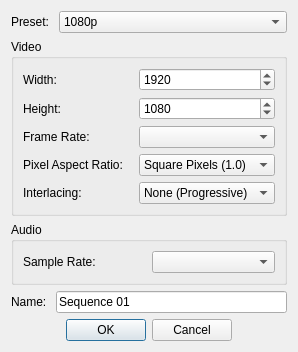
<?xml version="1.0" encoding="UTF-8"?>
<ui version="4.0">
 <class>NewSequenceDialog</class>
 <widget class="QDialog" name="NewSequenceDialog">
  <property name="geometry">
   <rect>
    <x>0</x>
    <y>0</y>
    <width>298</width>
    <height>341</height>
   </rect>
  </property>
  <property name="windowTitle">
   <string>New Sequence</string>
  </property>
  <layout class="QVBoxLayout" name="verticalLayout">
   <item>
    <widget class="QWidget" name="widget" native="true">
     <property name="sizePolicy">
      <sizepolicy hsizetype="Preferred" vsizetype="Maximum">
       <horstretch>0</horstretch>
       <verstretch>0</verstretch>
      </sizepolicy>
     </property>
     <layout class="QHBoxLayout" name="horizontalLayout_2">
      <property name="leftMargin">
       <number>0</number>
      </property>
      <property name="topMargin">
       <number>0</number>
      </property>
      <property name="rightMargin">
       <number>0</number>
      </property>
      <property name="bottomMargin">
       <number>0</number>
      </property>
      <item>
       <widget class="QLabel" name="label">
        <property name="sizePolicy">
         <sizepolicy hsizetype="Maximum" vsizetype="Preferred">
          <horstretch>0</horstretch>
          <verstretch>0</verstretch>
         </sizepolicy>
        </property>
        <property name="text">
         <string>Preset: </string>
        </property>
       </widget>
      </item>
      <item>
       <widget class="QComboBox" name="comboBox">
        <property name="currentIndex">
         <number>2</number>
        </property>
        <item>
         <property name="text">
          <string>Film 4K</string>
         </property>
        </item>
        <item>
         <property name="text">
          <string>TV 4K (Ultra HD/2160p)</string>
         </property>
        </item>
        <item>
         <property name="text">
          <string>1080p</string>
         </property>
        </item>
        <item>
         <property name="text">
          <string>720p</string>
         </property>
        </item>
        <item>
         <property name="text">
          <string>480p</string>
         </property>
        </item>
        <item>
         <property name="text">
          <string>360p</string>
         </property>
        </item>
        <item>
         <property name="text">
          <string>240p</string>
         </property>
        </item>
        <item>
         <property name="text">
          <string>144p</string>
         </property>
        </item>
        <item>
         <property name="text">
          <string>NTSC (480i)</string>
         </property>
        </item>
        <item>
         <property name="text">
          <string>PAL (576i)</string>
         </property>
        </item>
        <item>
         <property name="text">
          <string>Custom</string>
         </property>
        </item>
       </widget>
      </item>
     </layout>
    </widget>
   </item>
   <item>
    <widget class="QGroupBox" name="groupBox">
     <property name="title">
      <string>Video</string>
     </property>
     <layout class="QGridLayout" name="gridLayout">
      <item row="1" column="2" colspan="2">
       <widget class="QSpinBox" name="height_numeric">
        <property name="maximum">
         <number>9999</number>
        </property>
        <property name="value">
         <number>1080</number>
        </property>
       </widget>
      </item>
      <item row="0" column="2" colspan="2">
       <widget class="QSpinBox" name="width_numeric">
        <property name="sizePolicy">
         <sizepolicy hsizetype="Expanding" vsizetype="Fixed">
          <horstretch>0</horstretch>
          <verstretch>0</verstretch>
         </sizepolicy>
        </property>
        <property name="maximum">
         <number>9999</number>
        </property>
        <property name="value">
         <number>1920</number>
        </property>
       </widget>
      </item>
      <item row="0" column="0">
       <widget class="QLabel" name="label_2">
        <property name="sizePolicy">
         <sizepolicy hsizetype="Minimum" vsizetype="Preferred">
          <horstretch>0</horstretch>
          <verstretch>0</verstretch>
         </sizepolicy>
        </property>
        <property name="text">
         <string>Width: </string>
        </property>
       </widget>
      </item>
      <item row="4" column="0">
       <widget class="QLabel" name="label_4">
        <property name="sizePolicy">
         <sizepolicy hsizetype="Maximum" vsizetype="Preferred">
          <horstretch>0</horstretch>
          <verstretch>0</verstretch>
         </sizepolicy>
        </property>
        <property name="text">
         <string>Pixel Aspect Ratio: </string>
        </property>
       </widget>
      </item>
      <item row="6" column="0">
       <widget class="QLabel" name="label_7">
        <property name="sizePolicy">
         <sizepolicy hsizetype="Maximum" vsizetype="Preferred">
          <horstretch>0</horstretch>
          <verstretch>0</verstretch>
         </sizepolicy>
        </property>
        <property name="text">
         <string>Interlacing:</string>
        </property>
       </widget>
      </item>
      <item row="1" column="0" colspan="2">
       <widget class="QLabel" name="label_3">
        <property name="text">
         <string>Height: </string>
        </property>
       </widget>
      </item>
      <item row="4" column="2" colspan="2">
       <widget class="QComboBox" name="par_combobox">
        <property name="sizePolicy">
         <sizepolicy hsizetype="Preferred" vsizetype="Fixed">
          <horstretch>0</horstretch>
          <verstretch>0</verstretch>
         </sizepolicy>
        </property>
        <item>
         <property name="text">
          <string>Square Pixels (1.0)</string>
         </property>
        </item>
       </widget>
      </item>
      <item row="6" column="2" colspan="2">
       <widget class="QComboBox" name="interlacing_combobox">
        <item>
         <property name="text">
          <string>None (Progressive)</string>
         </property>
        </item>
        <item>
         <property name="text">
          <string>Upper Field First</string>
         </property>
        </item>
        <item>
         <property name="text">
          <string>Lower Field First</string>
         </property>
        </item>
       </widget>
      </item>
      <item row="2" column="2" colspan="2">
       <widget class="QComboBox" name="frame_rate_combobox"/>
      </item>
      <item row="2" column="0">
       <widget class="QLabel" name="label_8">
        <property name="text">
         <string>Frame Rate:</string>
        </property>
       </widget>
      </item>
     </layout>
    </widget>
   </item>
   <item>
    <widget class="QGroupBox" name="groupBox_2">
     <property name="sizePolicy">
      <sizepolicy hsizetype="Preferred" vsizetype="Maximum">
       <horstretch>0</horstretch>
       <verstretch>0</verstretch>
      </sizepolicy>
     </property>
     <property name="title">
      <string>Audio</string>
     </property>
     <layout class="QGridLayout" name="gridLayout_2">
      <item row="0" column="0">
       <widget class="QLabel" name="label_6">
        <property name="sizePolicy">
         <sizepolicy hsizetype="Preferred" vsizetype="Preferred">
          <horstretch>0</horstretch>
          <verstretch>0</verstretch>
         </sizepolicy>
        </property>
        <property name="text">
         <string>Sample Rate: </string>
        </property>
       </widget>
      </item>
      <item row="0" column="1">
       <widget class="QComboBox" name="audio_frequency_combobox"/>
      </item>
     </layout>
    </widget>
   </item>
   <item>
    <widget class="QWidget" name="widget_2" native="true">
     <property name="sizePolicy">
      <sizepolicy hsizetype="Preferred" vsizetype="Maximum">
       <horstretch>0</horstretch>
       <verstretch>0</verstretch>
      </sizepolicy>
     </property>
     <layout class="QHBoxLayout" name="horizontalLayout">
      <property name="leftMargin">
       <number>0</number>
      </property>
      <property name="topMargin">
       <number>0</number>
      </property>
      <property name="rightMargin">
       <number>0</number>
      </property>
      <property name="bottomMargin">
       <number>0</number>
      </property>
      <item>
       <widget class="QLabel" name="label_9">
        <property name="text">
         <string>Name: </string>
        </property>
       </widget>
      </item>
      <item>
       <widget class="QLineEdit" name="lineEdit">
        <property name="text">
         <string>Sequence 01</string>
        </property>
       </widget>
      </item>
     </layout>
    </widget>
   </item>
   <item>
    <widget class="QDialogButtonBox" name="buttonBox">
     <property name="orientation">
      <enum>Qt::Horizontal</enum>
     </property>
     <property name="standardButtons">
      <set>QDialogButtonBox::Cancel|QDialogButtonBox::Ok</set>
     </property>
     <property name="centerButtons">
      <bool>true</bool>
     </property>
    </widget>
   </item>
  </layout>
 </widget>
 <tabstops>
  <tabstop>comboBox</tabstop>
  <tabstop>width_numeric</tabstop>
  <tabstop>height_numeric</tabstop>
  <tabstop>frame_rate_combobox</tabstop>
  <tabstop>par_combobox</tabstop>
  <tabstop>interlacing_combobox</tabstop>
  <tabstop>audio_frequency_combobox</tabstop>
  <tabstop>lineEdit</tabstop>
 </tabstops>
 <resources/>
 <connections>
  <connection>
   <sender>buttonBox</sender>
   <signal>accepted()</signal>
   <receiver>NewSequenceDialog</receiver>
   <slot>accept()</slot>
   <hints>
    <hint type="sourcelabel">
     <x>248</x>
     <y>254</y>
    </hint>
    <hint type="destinationlabel">
     <x>157</x>
     <y>274</y>
    </hint>
   </hints>
  </connection>
  <connection>
   <sender>buttonBox</sender>
   <signal>rejected()</signal>
   <receiver>NewSequenceDialog</receiver>
   <slot>reject()</slot>
   <hints>
    <hint type="sourcelabel">
     <x>316</x>
     <y>260</y>
    </hint>
    <hint type="destinationlabel">
     <x>286</x>
     <y>274</y>
    </hint>
   </hints>
  </connection>
 </connections>
</ui>
